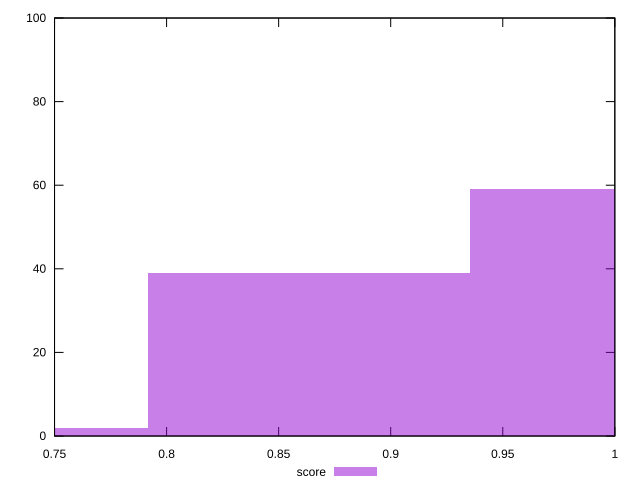

gnuplot code for this plot:
reset

$score <<EOF
0.8634455412852994 39
1.0073531314995159 59
0.7195379510710829 2
EOF

set key outside below
set boxwidth 0.14390759021421656
set xrange [0.75:1]
set yrange [0:100]
set trange [0:100]
set style fill transparent solid 0.5 noborder
set terminal svg size 640, 490 enhanced background rgb 'white'
set output "report_00012_2021-02-09T11:01:39.952Z/unminified-javascript/samples/pages+cached/score/histogram.svg"

plot $score title "score" with boxes

reset
